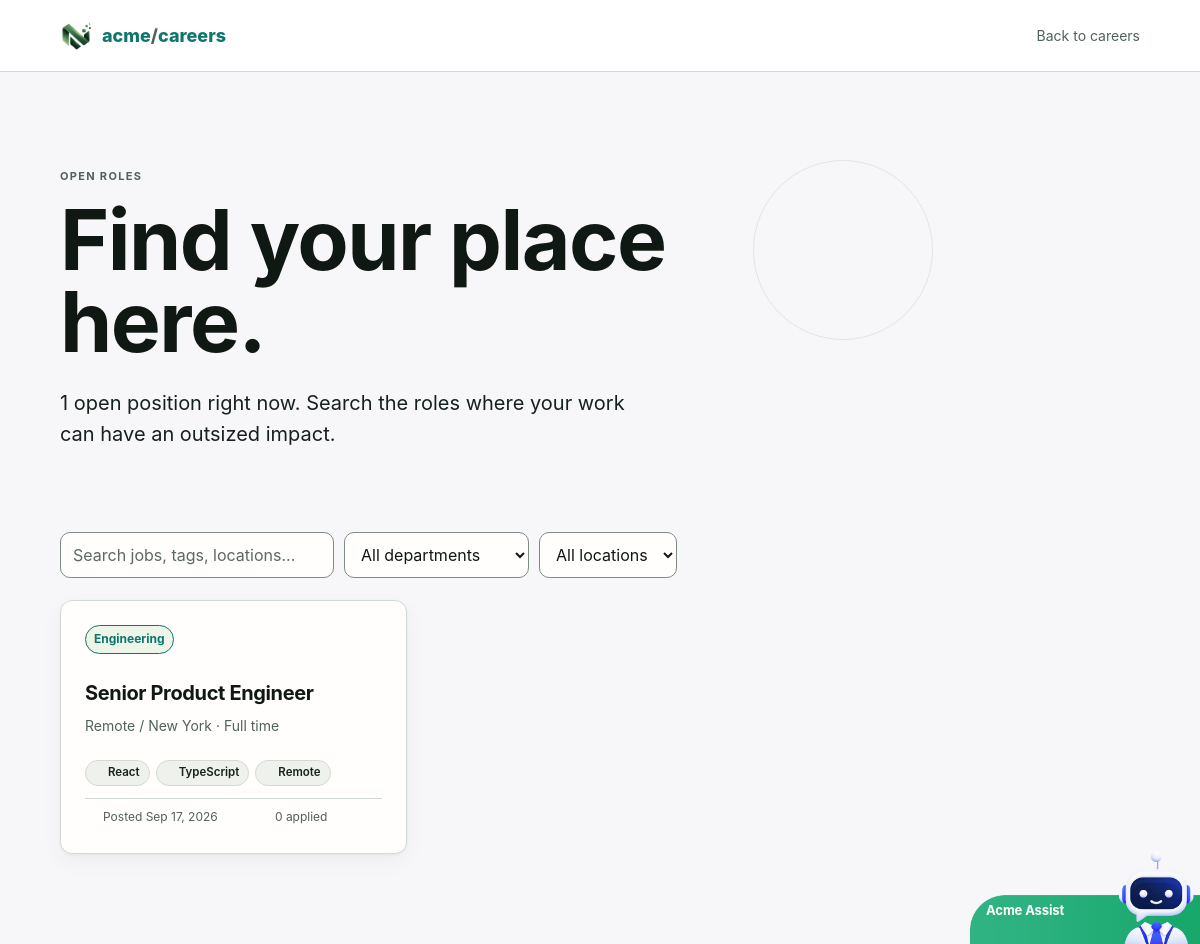
/jobs.php, run on the app's committed database.
### tables this page shows
CREATE TABLE jobs (id INT UNSIGNED AUTO_INCREMENT PRIMARY KEY, department_id INT UNSIGNED NULL, title VARCHAR(180) NOT NULL, slug VARCHAR(200) NOT NULL UNIQUE, location VARCHAR(160), employment_type ENUM('full_time','part_time','contract','internship') DEFAULT 'full_time', tags VARCHAR(255) NULL, applicant_limit SMALLINT UNSIGNED NULL, description LONGTEXT, requirements TEXT NULL, is_urgent TINYINT(1) NOT NULL DEFAULT 0, status ENUM('draft','open','paused','closed') DEFAULT 'draft', owner_id INT UNSIGNED NULL, published_at DATETIME NULL, created_at TIMESTAMP DEFAULT CURRENT_TIMESTAMP, FOREIGN KEY(department_id) REFERENCES departments(id) ON DELETE SET NULL, FOREIGN KEY(owner_id) REFERENCES users(id) ON DELETE SET NULL);

CREATE TABLE departments (id INT UNSIGNED AUTO_INCREMENT PRIMARY KEY, name VARCHAR(120) NOT NULL UNIQUE, description TEXT, created_at TIMESTAMP DEFAULT CURRENT_TIMESTAMP);

### config/database.php (called while the page is built, shortened)
<?php
final class Database
{
    private static ?PDO $pdo = null;
    public static function connection(): PDO
    {
        if (self::$pdo instanceof PDO) return self::$pdo;
        $host = env('DB_HOST', 'localhost');
        $port = env('DB_PORT', '3306');
        $name = env('DB_NAME', 'acme_ats');
        $user = env('DB_USER', 'root');
        $pass = env('DB_PASS', '');
        try {
            self::$pdo = new PDO(
                "mysql:host={$host};port={$port};dbname={$name};charset=utf8mb4",
                $user,
                $pass,
                [
                    PDO::ATTR_ERRMODE => PDO::ERRMODE_EXCEPTION,
                    PDO::ATTR_DEFAULT_FETCH_MODE => PDO::FETCH_ASSOC,
                    PDO::ATTR_EMULATE_PREPARES => false,
                ]
            );
            try {
                $tz = defined('APP_TIMEZONE') ? APP_TIMEZONE : 'Asia/Manila';
                $offset = (new DateTime('now', new DateTimeZone($tz)))->format('P');
                self::$pdo->exec("SET time_zone = '" . $offset . "'");
            } catch (Throwable $e) {  }
            return self::$pdo;
        } catch (PDOException $e) {
            self::fail($e);
        }
    }
}
if (!function_exists('db')) {
    function db(): PDO { return Database::connection(); }
}

### jobs.php (the view, shortened to what this page needs)
<?php
require_once __DIR__.'/includes/config.php';
$pdo=db(); $team=trim($_GET['team']??'');
$sql="SELECT j.*,d.name department,(SELECT COUNT(*) FROM applications a WHERE a.job_id=j.id) applications FROM jobs j LEFT JOIN departments d ON d.id=j.department_id WHERE j.status='open'"; $params=[];
$sql.=' ORDER BY j.published_at DESC,j.created_at DESC'; $stmt=$pdo->prepare($sql); $stmt->execute($params); $jobs=$stmt->fetchAll();
$pageTitle='Open roles'; $minimal=true; include __DIR__.'/includes/header.php';
?>
<div class="hero"><div class="eyebrow">Open roles</div><h1>Find your place here.</h1><p><?=count($jobs)?> open position<?=count($jobs)===1?'':'s'?> right now. Search the roles where your work can have an outsized impact.</p></div>
<div class="filters"><input data-filter placeholder="Search jobs, tags, locations..."><select><option>All departments</option></select><select><option>All locations</option></select></div>
<div class="grid"><?php foreach($jobs as $job): $limit=$job['applicant_limit']!==null?(int)$job['applicant_limit']:null; $remaining=spots_remaining($limit,(int)$job['applications']); $full=$remaining===0; $tags=job_tags($job['tags']??''); ?>
<a data-row class="card job-card <?=$full?'is-full':''?>" href="job-detail.php?slug=<?=urlencode($job['slug'])?>">
<div class="job-card-top"><span class="pill"><?=e($job['department']??'Acme')?></span></div>
<div><h3><?=e($job['title'])?></h3><span class="meta"><?=e($job['location']?:'Location flexible')?> · <?=e(str_replace('_',' ',ucfirst($job['employment_type'])))?></span></div>
<?php if($tags): ?><div class="tag-row"><?php foreach($tags as $t): ?><span class="tag-pill"><?=icon('tag',11)?><?=e($t)?></span><?php endforeach; ?></div><?php endif; ?>
<div class="job-card-bottom"><span class="meta small"><?=icon('clock',13)?> Posted <?=e(date('M j, Y', strtotime($job['published_at']?:$job['created_at'])))?></span><span class="meta small"><?=icon('candidates',13)?> <?=$job['applications']?> applied</span><span class="card-arrow" aria-hidden="true"><?=icon('chevron',15)?></span></div>
</a><?php endforeach; if(!$jobs): ?><div class="card"><h2>No open roles right now.</h2><p class="meta">Check back soon for new opportunities.</p></div><?php endif; ?></div>
<?php include __DIR__.'/includes/footer.php'; ?>

### includes/config.php (shortened to what this page needs)
<?php
require_once __DIR__ . '/../config/database.php';
function e(?string $value): string { return htmlspecialchars($value ?? '', ENT_QUOTES, 'UTF-8'); }
function setting(string $key, string $default = ''): string {
    static $cache = null;
    if ($cache === null) { try { $cache = db()->query('SELECT setting_key,setting_value FROM settings')->fetchAll(PDO::FETCH_KEY_PAIR); } catch (Throwable $e) { $cache = []; } }
    return $cache[$key] ?? $default;
}
function logo_html(int $size = 32): string {
    $path = setting('logo_path');
    $src = $path !== '' ? e($path) : 'assets/logo.png';
    return '<img class="brand-mark" src="' . $src . '" width="' . $size . '" height="' . $size . '" alt="' . e(setting('company_name', 'Acme')) . ' logo">';
}
function job_tags(?string $raw): array {
    $tags = array_filter(array_unique(array_map('trim', explode(',', $raw))));
    return array_slice(array_values($tags), 0, 6);
}
function spots_remaining(?int $limit, int $applications): ?int {
    return max(0, $limit - $applications);
}
function icon(string $name, int $size = 18): string {
    $body = $paths[$name] ?? $paths['sparkle'];
    return '<svg class="icon icon-' . e($name) . '" width="' . $size . '" height="' . $size . '" viewBox="0 0 24 24" fill="none" stroke="currentColor" stroke-width="1.8" stroke-linecap="round" stroke-linejoin="round" aria-hidden="true">' . $body . '</svg>';
}

### assets/css/theme-tokens.css (style rules this page uses)
:root { --bg-canvas:#F8FAFC; --bg-surface:#ffffff; --bg-surface-elevated:#ffffff; --bg-surface-hover:#F1F5F9; --border-subtle:#eef2f6; --border-default:#E2E8F0; --border-strong:#E2E8F0; --border-input:#8a9189; --border-focus:#94A3B8; --text-primary:#0f172a; --text-secondary:#475569; --text-muted:#64748b; --text-placeholder:#707871; --accent-primary:#2563eb; --accent-hover:#1d4ed8; --accent-contrast:#ffffff; --accent-glow:rgba(37,99,235,.15); --status-success-bg:#dcfce7; --status-success-text:#166534; --status-success-border:#86efac; --status-warning-bg:#fef3c7; --status-warning-text:#92400e; --status-warning-border:#fcd34d; --status-danger-bg:#fee2e2; --status-danger-text:#991b1b; --status-danger-border:#fca5a5; --status-danger-strong:#ef4444; --status-info-bg:#dbeafe; --status-info-text:#1e40af; --status-info-border:#93c5fd; --status-teal-bg:#ccfbf1; --status-teal-text:#115e59; --status-teal-border:#5eead4; --autofill-tint:rgba(37,99,235,.06); --shadow-sm:0 1px 2px 0 rgba(0,0,0,.05); --shadow-md:0 4px 6px -1px rgba(0, 0, 0, 0.05), 0 2px 4px -1px rgba(0, 0, 0, 0.03); --file-pdf:#c0392b; --file-doc:#2f6fb0; --file-sheet:#1f7a4d; --file-image:#7a4fc4; --elevation-card:0 4px 6px -1px rgba(15,23,42,.06),0 2px 4px -2px rgba(15,23,42,.04); --elevation-flyout:0 10px 25px -5px rgba(15,23,42,.14),0 8px 10px -6px rgba(15,23,42,.10); --overlay-scrim:rgba(11,22,15,.45); --bg-input:var(--bg-canvas); --avatar-fallback-bg:#e6ebe4; --avatar-fallback-text:var(--text-primary); --ink:var(--text-primary); --muted:var(--text-muted); --paper:var(--bg-canvas); --surface:var(--bg-surface); --elevated:var(--bg-surface-elevated); --line:var(--border-default); --green:var(--accent-primary); --lime:#c9e8a4; --orange:#ed8b55; --shadow:var(--elevation-card); --bg-app:var(--bg-canvas); --border-color:var(--border-default); --status-success:var(--status-success-text); --status-warning:var(--status-warning-text); --status-danger:var(--status-danger-text); --sidebar-width-expanded:250px; --sidebar-width-compact:72px; font-family:Inter,ui-sans-serif,system-ui,sans-serif; }
@media (prefers-reduced-motion: no-preference) { body,.card,button,input,select,textarea,.notif-flyout,.nav-item,.util-btn { transition:background-color 200ms ease,border-color 200ms ease,color 200ms ease; } }

### assets/css/components.css (style rules this page uses)
input:not([type=checkbox]):not([type=radio]):not([type=range]):not([type=file]), select,textarea { background:var(--bg-surface); color:var(--text-primary); border:1px solid var(--border-default); transition:border-color 160ms ease,box-shadow 160ms ease,background-color 160ms ease; }
input::placeholder,textarea::placeholder { color:var(--text-muted); }

### data on the page
jobs: department.name "Engineering", title "Senior Product Engineer", location "Remote / New York", employment_type "Full time", $size 11 (drawn), tags "React", tags "TypeScript", tags "Remote", $size 13 (drawn), published_at "Sep 17, 2026", applications "0"

### other printed values
count($jobs) "1"
